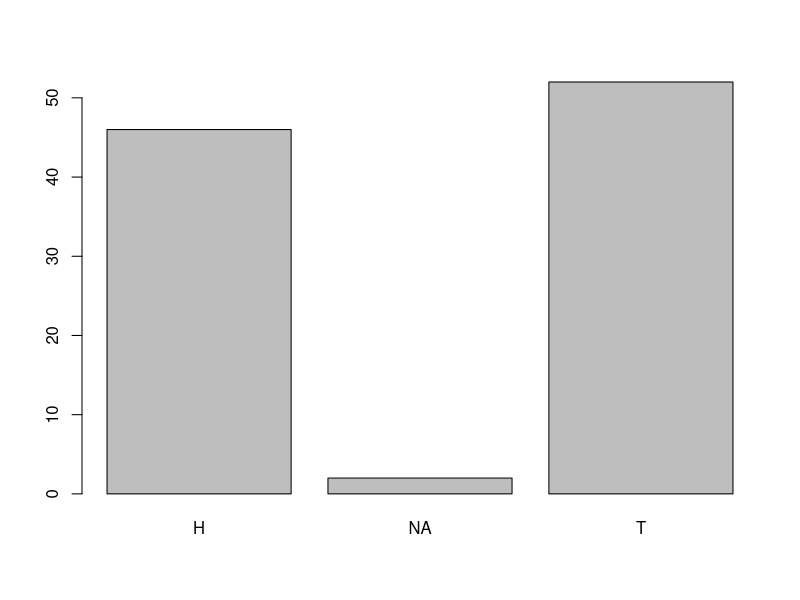

Here is the R script that generated this plot:
# Q1
Outcomes = c("H", "T")
Var1 = sample(Outcomes, size = 100, replace = TRUE)
Var1
# Q2
Number_Heads = sum(Var1 == "H")
Porbability_Heads = Number_Heads / 100
# The probability is exactly in line with what it should be. 
# Q3
Var1[10] = "NA"
Var1[50] = "NA"
Var1
sum(Var1 == "H")
New_Porbability_Heads = sum(Var1 == "H")/ 100
# The probability shifted slightly because 2 values were assigned NA. 
# Those values will shift slightly every time the code is run because,
# of the nature of the random distribution of the heads and tails values.
# Q4
table(Var1)
barplot(table(Var1))
# Tails represents the mode here 
# Q5
Var2 = sample(Outcomes, size = 2, replace = TRUE)
# Q6
Var1[10] = Var2[1]
Var1[50] = Var2[2]
Var1
